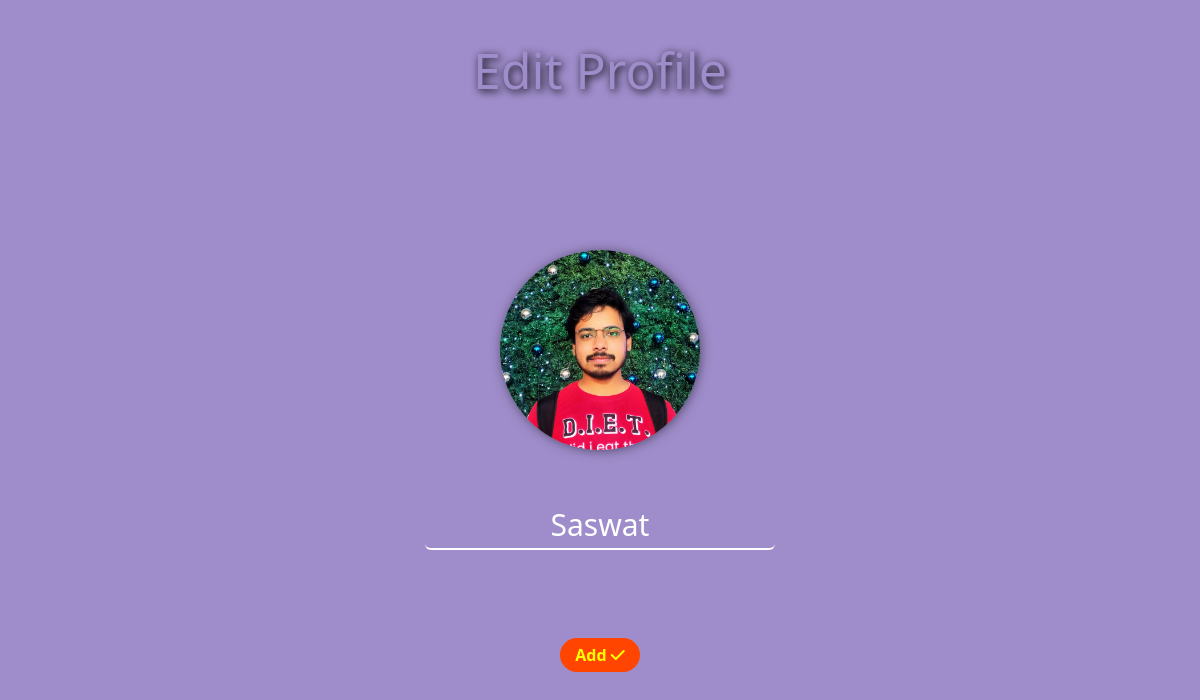
Screenshot of /editProfileDetails/19 with the database file from the repository.
### app/models.py (models this page shows)
class Profile(models.Model):
    tab = models.ForeignKey(Tab, on_delete=models.CASCADE, default=1)
    name = models.CharField(max_length=100)
    profile_pic = models.ImageField(upload_to='profile_pics/', blank=True, null=True)

### app/views.py (the view, shortened to what this page needs)
# urls.py: path('editProfileDetails/<int:profile_id>', editProfileDetails, name='editProfileDetails'),
def editProfileDetails(request, profile_id):
    profile = Profile.objects.get(pk=profile_id)
    context={'profile':profile}
    return render(request, 'editProfile.html', context)

### app/templates/editProfile.html (shortened to what this page needs)
<!DOCTYPE html>
<html lang="en">
<head>
    <link href="https://cdn.jsdelivr.net/npm/bootstrap@5.3.2/dist/css/bootstrap.min.css" rel="stylesheet">
    <link rel="stylesheet" href="https://cdnjs.cloudflare.com/ajax/libs/font-awesome/6.5.1/css/all.min.css" />
</head>
<body>
    <h1>Edit Profile</h1>
    <div class="area" >
        <ul class="circles">
        </ul>
    </div>
    <div class="d-flex justify-content-center">
        <form method="post" id="addProfile" enctype="multipart/form-data">
            <div class="avatar-wrapper">
                <img class="profile-pic" src="{{profile.profile_pic.url}}" />
                <div class="upload-button">
                </div>
            </div>
            <input type="text" id="name" name="name" placeholder="name" value="{{profile.name}}" class="form-control" required><br><br>
            <div class="d-flex justify-content-center"><button class="btn-add">Add <i class="fa-solid fa-check"></i></button></div>
        </form>
    </div>
</body>
</html>

### app/templates/editProfile.html (style rules this page uses)
body { background-color: rgb(159, 141, 203); }
h1 { text-align: center; margin: 40px 0 80px; font-size: 50px; color: rgb(159, 141, 203); text-shadow: 2px 2px 8px black; }
form { width: 350px; position: absolute; top:200px; }
.btn-add { background-color: orangered; border: none; border-radius: 20px; padding: 5px 15px; margin: 30px 0; color: yellow; font-weight: bold; }
input { margin: 10px auto; text-align: center; background-color: rgba(0, 0, 0, 0) !important; height: 50px; font-size: 30px !important; border: none !important; border-bottom: 2px solid white !important; color: white !important; z-index: 22; }
input::placeholder { color: white; }
.area { width: 100%; height:fit-content; }
.circles { position: absolute; top: 0; left: 0; width: 100%; height: 100%; overflow: hidden; z-index: 0; }

### rows the page displays
Profile: profile_pic (picture), name "Saswat"
